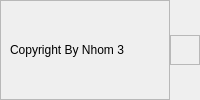
        <widget class="QWidget" name="footerContainer" native="true">
         <layout class="QHBoxLayout" name="horizontalLayout_13">
          <property name="spacing">
           <number>0</number>
          </property>
          <property name="leftMargin">
           <number>0</number>
          </property>
          <property name="topMargin">
           <number>0</number>
          </property>
          <property name="rightMargin">
           <number>0</number>
          </property>
          <property name="bottomMargin">
           <number>0</number>
          </property>
          <item>
           <widget class="QFrame" name="copyRight">
            <property name="frameShape">
             <enum>QFrame::StyledPanel</enum>
            </property>
            <property name="frameShadow">
             <enum>QFrame::Raised</enum>
            </property>
            <layout class="QHBoxLayout" name="horizontalLayout_14">
             <item>
              <widget class="QLabel" name="copyRightTitle">
               <property name="text">
                <string>Copyright By Nhom 3</string>
               </property>
              </widget>
             </item>
            </layout>
           </widget>
          </item>
          <item>
           <widget class="QFrame" name="sizeGrip">
            <property name="minimumSize">
             <size>
              <width>10</width>
              <height>10</height>
             </size>
            </property>
            <property name="maximumSize">
             <size>
              <width>30</width>
              <height>30</height>
             </size>
            </property>
            <property name="styleSheet">
             <string notr="true"/>
            </property>
            <property name="frameShape">
             <enum>QFrame::StyledPanel</enum>
            </property>
            <property name="frameShadow">
             <enum>QFrame::Raised</enum>
            </property>
           </widget>
          </item>
         </layout>
        </widget>
